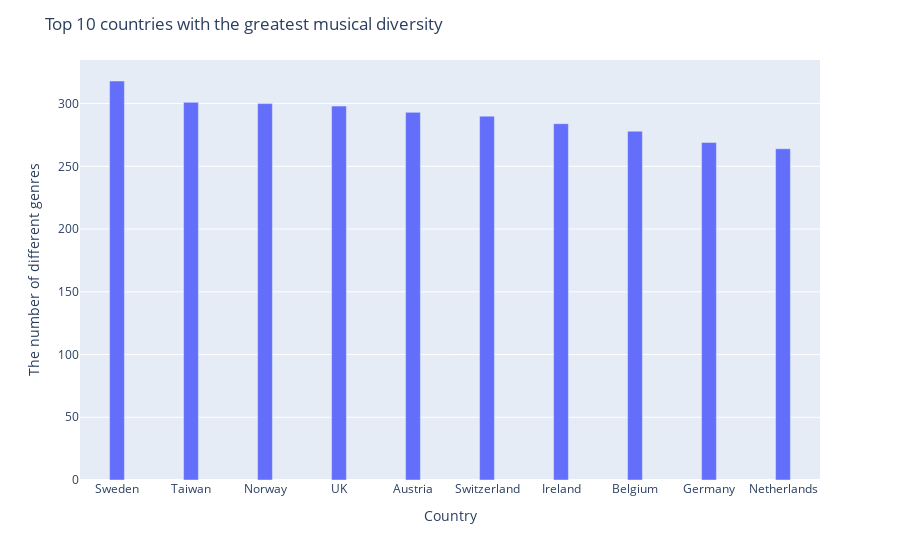

Notebook code cell kept with this figure:
### Code cell
fig = px.bar(x=unique_genre_counts.index, y=unique_genre_counts.values, labels={'x':'Country', 'y':'The number of different genres'})
fig.update_layout(title='Top 10 countries with the greatest musical diversity')
fig.update_traces(width=0.2)
fig.show()

### Figure 1 — Plotly figure (JSON) as saved in the notebook; plotly's stock layout.template omitted (floating-point values rounded to 4 significant figures)
{"data": [{"alignmentgroup": "True", "hovertemplate": "Country=%{x}<br>The number of different genres=%{y}<extra></extra>", "legendgroup": "", "marker": {"color": "#636efa", "pattern": {"shape": ""}}, "name": "", "offsetgroup": "", "orientation": "v", "showlegend": false, "textposition": "auto", "type": "bar", "width": 0.2, "x": ["Sweden", "Taiwan", "Norway", "UK", "Austria", "Switzerland", "Ireland", "Belgium", "Germany", "Netherlands"], "xaxis": "x", "y": [318, 301, 300, 298, 293, 290, 284, 278, 269, 264], "yaxis": "y"}], "layout": {"autosize": true, "barmode": "relative", "legend": {"tracegroupgap": 0}, "margin": {"t": 60}, "title": {"text": "Top 10 countries with the greatest musical diversity"}, "xaxis": {"anchor": "y", "autorange": true, "domain": [0, 1], "range": [-0.5, 9.5], "title": {"text": "Country"}, "type": "category"}, "yaxis": {"anchor": "x", "autorange": true, "domain": [0, 1], "range": [0, 334.7], "title": {"text": "The number of different genres"}, "type": "linear"}}}
